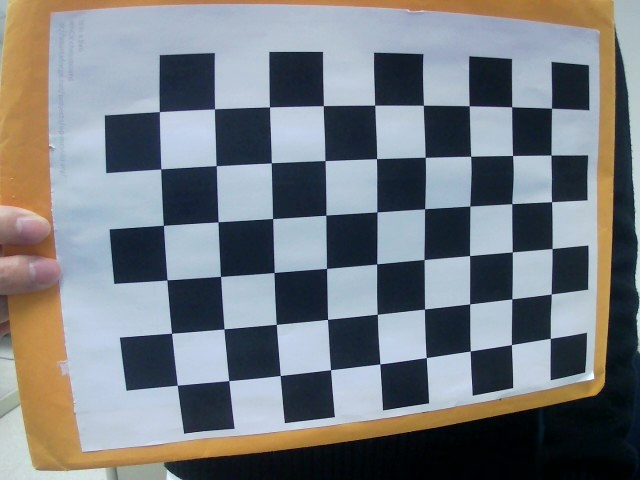
//> input picture Camera-Calibration-by openCV&c++/2_L.jpg, 640 x 480 px, given in place of 1_L.jpg, which was not available
$ ./1093319-hw3-ver1   (built with g++ and OpenCV 4)
//> lines starting //> are read from the running program, lines starting //| are printed output that depends on the picture; pictures that were not available may be replaced by others from this repository, and a replacement may not be noted
#include <iostream>
#include<string>
#include<fstream>
#include<opencv2/opencv.hpp>
#include<opencv2/highgui/highgui.hpp>
#include<vector>
using namespace std;
using namespace cv;

int main(int argc, char* argv[])
{
	int checkboardsize[2]{ 6,9 };//棋盤的尺寸
	ifstream fin;
	Mat img, gray;
	char temp[300]{};
	fin.open("case1.txt");
	while (!fin.eof())
	{
		string temp;
		getline(fin, temp);
		img = imread(temp);
//> img is the input picture: 480 rows x 640 cols, CV_8UC3; mean B, G, R 128.4, 123.8, 119

		vector<vector<Point3f> > objpoints;// 三維點
		vector<vector<Point2f> > imgpoints;//二維點


		vector<Point3f> objp;//三維坐標系
		for (int i{ 0 }; i < checkboardsize[1]; i++)
		{
			for (int j{ 0 }; j < checkboardsize[0]; j++)
			{
				objp.push_back(Point3f(j, i, 0));
			}
		}


		vector<Point2f> corner_pts;//儲存角點像素座標
		bool success;

		cvtColor(img, gray, COLOR_BGR2GRAY);
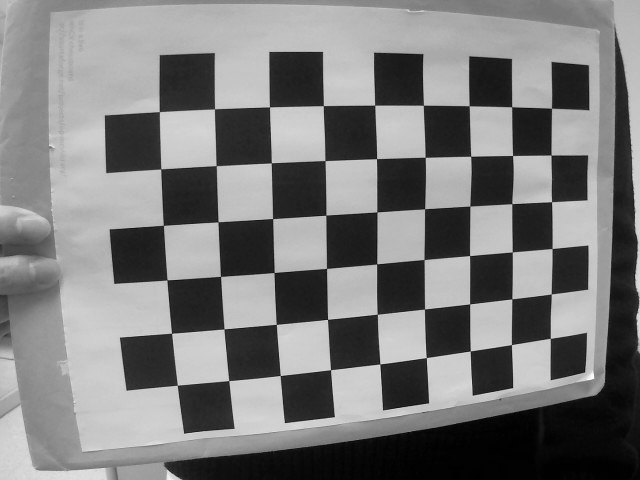
//> gray: 480 rows x 640 cols, CV_8UC1; min 0, max 255, mean 122.9

		//找角點
		//如果是所需數量的角則success = true
		success = findChessboardCorners(gray, Size(checkboardsize[0], checkboardsize[1]), corner_pts, CALIB_CB_ADAPTIVE_THRESH | CALIB_CB_FAST_CHECK | CALIB_CB_NORMALIZE_IMAGE);
//> success = true; corner_pts = 54 Points (x, y), first 12: [551.5, 108.3], [551.2, 155.1], [551.5, 201.7], [552.1, 248.6], [551.3, 293.9], [550.3, 338.4], [511.6, 106.7], [512.6, 155.5], [511.8, 203.7], [512.4, 251.9], [511.8, 298.9], [511.4, 344.6]

		if (success)//如果是需要的角點 優化他
		{
			TermCriteria criteria(TermCriteria::EPS | TermCriteria::Type::MAX_ITER, 30, 0.001);

			cornerSubPix(gray, corner_pts, Size(11, 11), Size(-1, -1), criteria);//優化二維點
//> corner_pts = 54 Points (x, y), first 12: [551.5, 108.2], [551, 155.1], [551.6, 201.7], [552.1, 248.5], [551.3, 294], [550.3, 338.4], [511.6, 106.7], [512.6, 155.5], [511.7, 203.6], [512.3, 251.9], [511.8, 298.9], [511.4, 344.6]

			//drawChessboardCorners(img, Size(checkboardsize[0], checkboardsize[1]), corner_pts, success);//顯示角點

			objpoints.push_back(objp);
			imgpoints.push_back(corner_pts);
//> imgpoints = 1 point lists
		}
		//imshow("Image", img);
		//waitKey(0);

		Mat cameraMatrix, distCoeffs, R, T;


		calibrateCamera(objpoints, imgpoints, Size(gray.rows, gray.cols), cameraMatrix, distCoeffs, R, T);//校準
//> cameraMatrix = [[458.7, 0, 209.2], [0, 447.4, 290.1], [0, 0, 1]]; distCoeffs = [-0.0212, -0.332, -0.0194, 0.0583, 0.229]; R = [[-0.122, -0.245, 1.49]]; T = [[6.82, -3.8, 9.69]]

		// 内参矩阵
		//cout << "cameraMatrix : " << cameraMatrix << std::endl;
		// 畸變系数
		//cout << "distCoeffs : " << distCoeffs << std::endl;
		// rvecs
		//cout << "Rotation vector : " << R << std::endl;
		// tvecs
		//cout << "Translation vector : " << T << std::endl;

		Mat dst;
		undistort(img, dst, cameraMatrix, distCoeffs, noArray());//矯正
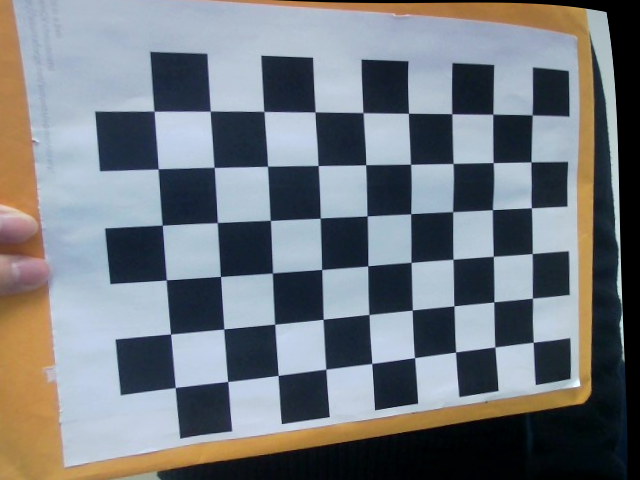
//> dst: 480 rows x 640 cols, CV_8UC3; mean B, G, R 126.2, 120.7, 115.4

		imshow("Image", img);
		imshow("Dst", dst);
		waitKey(0);
		//return 0;
	}
//> pass 2 of the loop `while (!fin.eof())`:
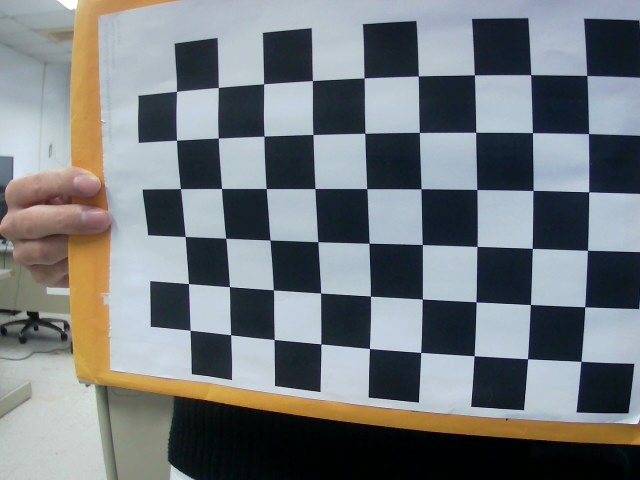
//> input picture Camera-Calibration-by openCV&c++/3_L.jpg, 640 x 480 px, given in place of 2_L.jpg, which was not available
//> img is the input picture: 480 rows x 640 cols, CV_8UC3; mean B, G, R 124.1, 121.3, 116.1
//> `cvtColor(img, gray, COLOR_BGR2GRAY);`:
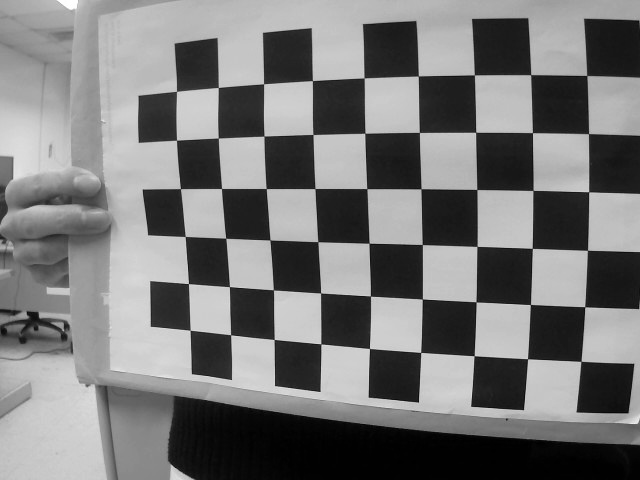
//> gray: 480 rows x 640 cols, CV_8UC1; min 0, max 255, mean 120
//> `success = findChessboardCorners(gray, Size(checkboardsize[0], checkboa..`: corner_pts = 54 Points (x, y), first 12: [586.7, 75.5], [588.5, 133.6], [588.7, 191.7], [587.5, 250.3], [584.7, 306.7], [581, 361.4], [530.6, 74.62], [532.5, 132.6], [533.1, 190.4], [532.4, 248.4], [530.4, 304.5], [527.5, 358.7]
//> `cornerSubPix(gray, corner_pts, Size(11, 11), Size(-1, -1), criteria);`: corner_pts = 54 Points (x, y), first 12: [586.8, 75.47], [588.5, 133.6], [588.6, 191.7], [587.5, 250.3], [584.8, 306.7], [580.9, 361.4], [530.7, 74.63], [532.5, 132.6], [532.9, 190.5], [532.3, 248.4], [530.4, 304.5], [527.6, 358.7]
//> cameraMatrix = [[677.7, 0, 233], [0, 724.4, 222.8], [0, 0, 1]]; distCoeffs = [-0.331, -0.393, 0.0103, 0.0497, 0.742]; R = [[0.462, 0.166, 1.52]]; T = [[6.11, -2.51, 11.09]]
//> `undistort(img, dst, cameraMatrix, distCoeffs, noArray());`:
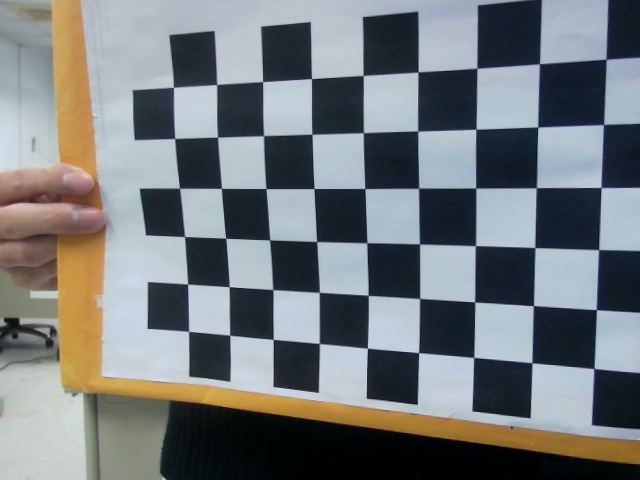
//> dst: 480 rows x 640 cols, CV_8UC3; mean B, G, R 123.5, 121.2, 116.4
//> (the run ends here: the program stops with an error, at `cvtColor(img, gray, COLOR_BGR2GRAY);`)
